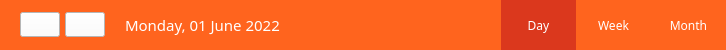
<?xml version="1.0" encoding="UTF-8"?>
<ui version="4.0">
 <class>CalendarHeaderWidget</class>
 <widget class="QWidget" name="CalendarHeaderWidget">
  <property name="geometry">
   <rect>
    <x>0</x>
    <y>0</y>
    <width>726</width>
    <height>50</height>
   </rect>
  </property>
  <property name="maximumSize">
   <size>
    <width>16777215</width>
    <height>50</height>
   </size>
  </property>
  <property name="styleSheet">
   <string notr="true">QWidget {background-color: rgb(255, 100, 30);}
</string>
  </property>
  <layout class="QHBoxLayout" name="horizontalLayout">
   <property name="spacing">
    <number>0</number>
   </property>
   <property name="leftMargin">
    <number>0</number>
   </property>
   <property name="topMargin">
    <number>0</number>
   </property>
   <property name="rightMargin">
    <number>0</number>
   </property>
   <property name="bottomMargin">
    <number>0</number>
   </property>
   <item>
    <layout class="QHBoxLayout" name="DateButtonLayout">
     <property name="spacing">
      <number>5</number>
     </property>
     <property name="leftMargin">
      <number>20</number>
     </property>
     <property name="rightMargin">
      <number>20</number>
     </property>
     <item>
      <widget class="QPushButton" name="backButton">
       <property name="minimumSize">
        <size>
         <width>40</width>
         <height>0</height>
        </size>
       </property>
       <property name="maximumSize">
        <size>
         <width>40</width>
         <height>25</height>
        </size>
       </property>
       <property name="styleSheet">
        <string notr="true">background-color: rgb(255, 255, 255);</string>
       </property>
       <property name="icon">
        <iconset>
         <normaloff>../../icons/back.png</normaloff>../../icons/back.png</iconset>
       </property>
      </widget>
     </item>
     <item>
      <widget class="QPushButton" name="forwardButton">
       <property name="minimumSize">
        <size>
         <width>40</width>
         <height>0</height>
        </size>
       </property>
       <property name="maximumSize">
        <size>
         <width>40</width>
         <height>25</height>
        </size>
       </property>
       <property name="styleSheet">
        <string notr="true">background-color: rgb(255, 255, 255);</string>
       </property>
       <property name="icon">
        <iconset>
         <normaloff>../../icons/forward.png</normaloff>../../icons/forward.png</iconset>
       </property>
      </widget>
     </item>
    </layout>
   </item>
   <item>
    <widget class="QLabel" name="dateLabel">
     <property name="font">
      <font>
       <family>Segoe UI Semibold</family>
       <pointsize>11</pointsize>
      </font>
     </property>
     <property name="styleSheet">
      <string notr="true">color: rgb(255, 255, 255);</string>
     </property>
     <property name="text">
      <string>Monday, 01 June 2022</string>
     </property>
    </widget>
   </item>
   <item>
    <spacer name="hSpacer">
     <property name="orientation">
      <enum>Qt::Horizontal</enum>
     </property>
     <property name="sizeType">
      <enum>QSizePolicy::MinimumExpanding</enum>
     </property>
     <property name="sizeHint" stdset="0">
      <size>
       <width>40</width>
       <height>20</height>
      </size>
     </property>
    </spacer>
   </item>
   <item>
    <widget class="QPushButton" name="dayButton">
     <property name="minimumSize">
      <size>
       <width>75</width>
       <height>50</height>
      </size>
     </property>
     <property name="font">
      <font>
       <family>Segoe UI Semibold</family>
       <pointsize>9</pointsize>
      </font>
     </property>
     <property name="styleSheet">
      <string notr="true">QPushButton {
	color: rgb(255, 255, 255);
	border: none;
}

QPushButton::checked {
	background-color:rgb(219, 56, 29);
}
</string>
     </property>
     <property name="text">
      <string>Day</string>
     </property>
     <property name="checkable">
      <bool>true</bool>
     </property>
     <property name="checked">
      <bool>true</bool>
     </property>
     <property name="autoExclusive">
      <bool>true</bool>
     </property>
    </widget>
   </item>
   <item>
    <widget class="QPushButton" name="weekButton">
     <property name="minimumSize">
      <size>
       <width>75</width>
       <height>50</height>
      </size>
     </property>
     <property name="font">
      <font>
       <family>Segoe UI Semibold</family>
       <pointsize>9</pointsize>
      </font>
     </property>
     <property name="styleSheet">
      <string notr="true">QPushButton {
	color: rgb(255, 255, 255);
	border: none;
}

QPushButton::checked {
	background-color:rgb(219, 56, 29);
}
</string>
     </property>
     <property name="text">
      <string>Week</string>
     </property>
     <property name="checkable">
      <bool>true</bool>
     </property>
     <property name="autoExclusive">
      <bool>true</bool>
     </property>
    </widget>
   </item>
   <item>
    <widget class="QPushButton" name="monthButton">
     <property name="minimumSize">
      <size>
       <width>75</width>
       <height>50</height>
      </size>
     </property>
     <property name="font">
      <font>
       <family>Segoe UI Semibold</family>
       <pointsize>9</pointsize>
      </font>
     </property>
     <property name="styleSheet">
      <string notr="true">QPushButton {
	color: rgb(255, 255, 255);
	border: none;
}

QPushButton::checked {
	background-color:rgb(219, 56, 29);
}
</string>
     </property>
     <property name="text">
      <string>Month</string>
     </property>
     <property name="checkable">
      <bool>true</bool>
     </property>
     <property name="autoExclusive">
      <bool>true</bool>
     </property>
    </widget>
   </item>
  </layout>
 </widget>
 <resources/>
 <connections/>
</ui>
